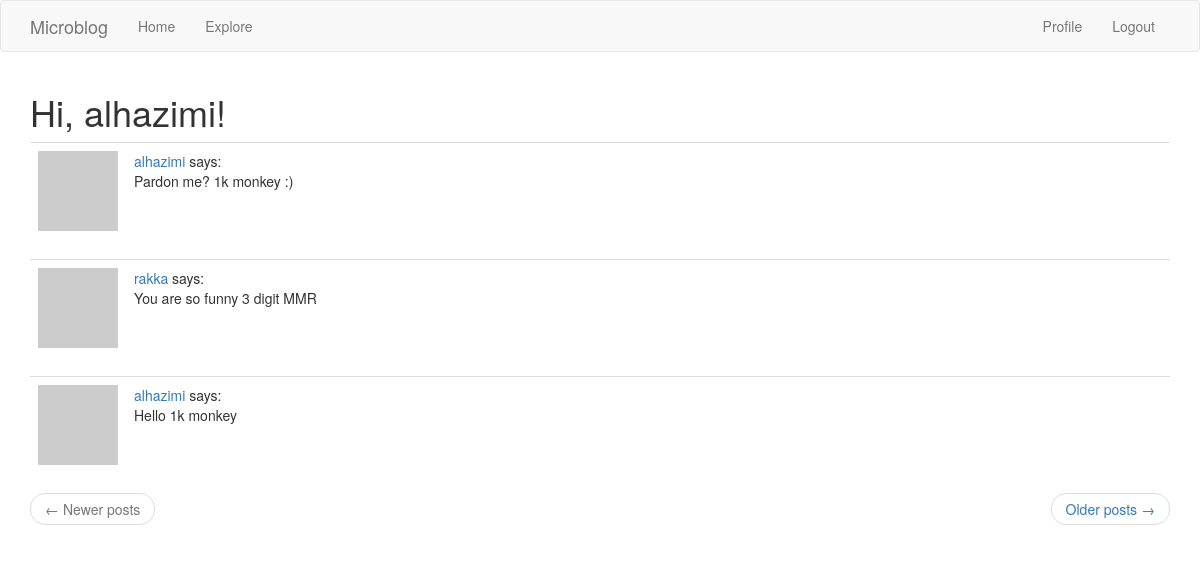
The page /explore (signed in) on the database its author committed.
### app/models.py (models this page shows, shortened)
class User(UserMixin, db.Model):
    id = db.Column(db.Integer, primary_key=True)
    username = db.Column(db.String(64), index=True, unique=True)
    email = db.Column(db.String(120), index=True, unique=True)
    password_hash = db.Column(db.String(128))
    posts = db.relationship("Post", backref="author", lazy="dynamic")
    about_me = db.Column(db.String(140))
    last_seen = db.Column(db.DateTime, default=datetime.utcnow)
    followed = db.relationship("User", secondary=followers,
                               primaryjoin=(followers.c.follower_id == id),
                               secondaryjoin=(followers.c.followed_id == id), # c is column
                               backref=db.backref("followers", lazy="dynamic"), lazy="dynamic")
    def avatar(self, size):
        digest = md5(self.email.lower().encode("utf-8")).hexdigest()
        return "https://gravatar.com/avatar/{}?d=identicon&s={}".format(
            digest, size)

class Post(db.Model):
    id = db.Column(db.Integer, primary_key=True)
    body = db.Column(db.String(128))
    timestamp = db.Column(db.DateTime, index=True, default=datetime.utcnow) # utcnow, uniform timestamp without ()
    user_id = db.Column(db.Integer, db.ForeignKey("user.id"))

### app/routes.py (the view)
@app.route("/explore")
@login_required
def explore():
    page = request.args.get("page", 1, type=int)
    posts = Post.query.order_by(Post.timestamp.desc()).paginate(
        page, app.config["POST_PER_PAGE"], False)
    next_url = url_for("explore", page=posts.next_num) \
        if posts.has_next else None
    prev_url = url_for("explore", page=posts.prev_num) \
        if posts.has_prev else None
    return render_template("index.html", title="Explore", posts=posts.items,
                           next_url=next_url, prev_url=prev_url)

### app/models.py (called while the page is built)
@login.user_loader
def load_user(id):
    return User.query.get(int(id))

### app/routes.py (called while the page is built)
@app.before_request # executed before the view function
def before_request():
    if current_user.is_authenticated:
        current_user.last_seen = datetime.utcnow()
        db.session.commit()

### app/templates/index.html (shortened to what this page needs)
{% extends "base.html" %}
{% import "bootstrap/wtf.html" as wtf %}
{% block app_content %}
  <h1>Hi, {{ current_user.username }}!</h1>
    {% for post in posts %}
      {% include '_post.html' %}
    {% endfor %}
  <nav aria-label="...">
    <ul class="pager">
      <li class="previous{% if not prev_url %} disabled{% endif %}">
        <a href="{{ prev_url or '#' }}">
          <span aria-hidden="true">&larr;</span> Newer posts
        </a>
      </li>
      <li class="next{% if not next_url %} disabled{% endif %}">
        <a href="{{ next_url or '#' }}">
          Older posts <span aria-hidden="true">&rarr;</span>
        </a>
      </li>
    </ul>
  </nav>
{% endblock %}

### app/templates/_post.html
<table class="table table-hover">
  <tr>
    <td width="70px">
      <a href="{{ url_for('user', username=post.author.username) }}">
        <img src="{{ post.author.avatar(36) }}"/>
      </a>
    </td>
    <td>
      <a href="{{ url_for('user', username=post.author.username) }}">
        {{ post.author.username }}
      </a>
      says:<br/>{{ post.body }}
    </td>
  </tr>
</table>

### rows shown on the page
User: username "alhazimi"
Post: author.username "alhazimi", body "Pardon me? 1k monkey :)"
Post: author.username "rakka", body "You are so funny 3 digit MMR"
Post: author.username "alhazimi", body "Hello 1k monkey"
